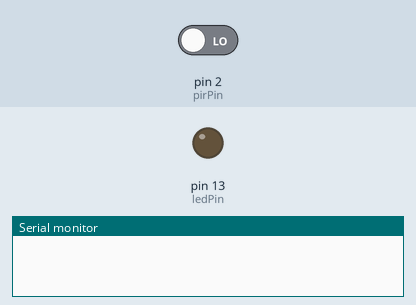
This sketch was run on a simulated Arduino Uno, built with avr-gcc and run on an emulated ATmega328P. Parts: output pins drawn as LEDs (lit = HIGH), the last lines printed to the serial monitor. The inputs (shaded band) are chosen by the test bench; at power-on: pin 2 (pirPin) LOW.

Above: at 1.2 s.
1.3 s: pin 2 (pirPin) driven HIGH
At 1.6 s:
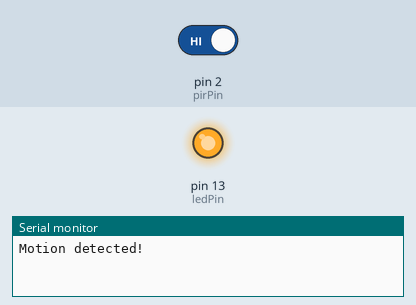
Timing chart, 0 to 4.8 s (numbered marks = the images above; inputs shaded):
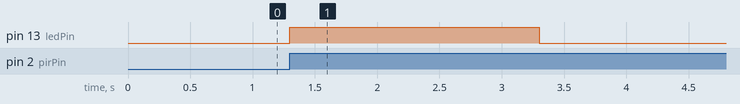

The sketch:

Task1.2.ino
```cpp
const int pirPin = 2;
const int ledPin = 13;
volatile bool motionDetected = false;

void motionISR() {
    motionDetected = true;
}

void setup() {
    Serial.begin(9600);
    pinMode(pirPin, INPUT);
    pinMode(ledPin, OUTPUT);

    attachInterrupt(digitalPinToInterrupt(pirPin), motionISR, RISING);
}

void loop() {
    if (motionDetected) {
        Serial.println("Motion detected!");
        digitalWrite(ledPin, HIGH);
        delay(2000);
        digitalWrite(ledPin, LOW);
        motionDetected = false;
    }
}
```

Measured:
- after the input at 1.3 s, pin 13 (ledPin): LOW → HIGH at once, → LOW 2.0 s later
